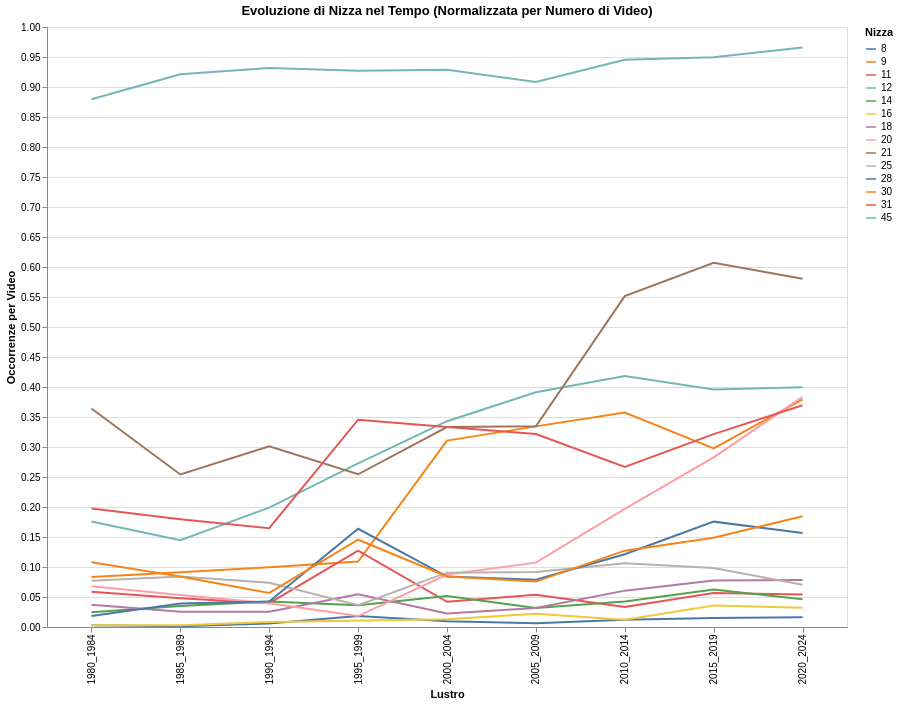

Source (Vega-Lite JSON):
### Vega-Lite specification from a JSON file in a GitHub repository (floating-point values rounded to 4 significant figures)
{"config": {"view": {"continuousWidth": 300, "continuousHeight": 300}}, "data": {"name": "data-b57069cf4dcce01d9b3b6c61dfad7016"}, "mark": {"type": "line"}, "encoding": {"color": {"field": "Nizza", "title": "Nizza", "type": "nominal"}, "x": {"field": "lustro", "title": "Lustro", "type": "ordinal"}, "y": {"field": "normalized_counts", "title": "Occorrenze per Video", "type": "quantitative"}}, "height": 600, "title": "Evoluzione di Nizza nel Tempo (Normalizzata per Numero di Video)", "width": 800, "$schema": "https://vega.github.io/schema/vega-lite/v5.8.0.json", "datasets": {"data-b57069cf4dcce01d9b3b6c61dfad7016": [{"lustro": "1980_1984", "Nizza": 8.0, "counts": 1, "num_videos": 324, "normalized_counts": 0.003086}, {"lustro": "1980_1984", "Nizza": 9.0, "counts": 27, "num_videos": 324, "normalized_counts": 0.08333}, {"lustro": "1980_1984", "Nizza": 11.0, "counts": 19, "num_videos": 324, "normalized_counts": 0.05864}, {"lustro": "1980_1984", "Nizza": 12.0, "counts": 57, "num_videos": 324, "normalized_counts": 0.1759}, {"lustro": "1980_1984", "Nizza": 14.0, "counts": 8, "num_videos": 324, "normalized_counts": 0.02469}, {"lustro": "1980_1984", "Nizza": 16.0, "counts": 1, "num_videos": 324, "normalized_counts": 0.003086}, {"lustro": "1980_1984", "Nizza": 18.0, "counts": 12, "num_videos": 324, "normalized_counts": 0.03704}, {"lustro": "1980_1984", "Nizza": 20.0, "counts": 22, "num_videos": 324, "normalized_counts": 0.0679}, {"lustro": "1980_1984", "Nizza": 21.0, "counts": 118, "num_videos": 324, "normalized_counts": 0.3642}, {"lustro": "1980_1984", "Nizza": 25.0, "counts": 25, "num_videos": 324, "normalized_counts": 0.07716}, {"lustro": "1980_1984", "Nizza": 28.0, "counts": 6, "num_videos": 324, "normalized_counts": 0.01852}, {"lustro": "1980_1984", "Nizza": 30.0, "counts": 35, "num_videos": 324, "normalized_counts": 0.108}, {"lustro": "1980_1984", "Nizza": 31.0, "counts": 64, "num_videos": 324, "normalized_counts": 0.1975}, {"lustro": "1980_1984", "Nizza": 45.0, "counts": 285, "num_videos": 324, "normalized_counts": 0.8796}, {"lustro": "1985_1989", "Nizza": 8.0, "counts": 1, "num_videos": 712, "normalized_counts": 0.001404}, {"lustro": "1985_1989", "Nizza": 9.0, "counts": 65, "num_videos": 712, "normalized_counts": 0.09129}, {"lustro": "1985_1989", "Nizza": 11.0, "counts": 34, "num_videos": 712, "normalized_counts": 0.04775}, {"lustro": "1985_1989", "Nizza": 12.0, "counts": 103, "num_videos": 712, "normalized_counts": 0.1447}, {"lustro": "1985_1989", "Nizza": 14.0, "counts": 25, "num_videos": 712, "normalized_counts": 0.03511}, {"lustro": "1985_1989", "Nizza": 16.0, "counts": 2, "num_videos": 712, "normalized_counts": 0.002809}, {"lustro": "1985_1989", "Nizza": 18.0, "counts": 18, "num_videos": 712, "normalized_counts": 0.02528}, {"lustro": "1985_1989", "Nizza": 20.0, "counts": 38, "num_videos": 712, "normalized_counts": 0.05337}, {"lustro": "1985_1989", "Nizza": 21.0, "counts": 181, "num_videos": 712, "normalized_counts": 0.2542}, {"lustro": "1985_1989", "Nizza": 25.0, "counts": 60, "num_videos": 712, "normalized_counts": 0.08427}, {"lustro": "1985_1989", "Nizza": 28.0, "counts": 28, "num_videos": 712, "normalized_counts": 0.03933}, {"lustro": "1985_1989", "Nizza": 30.0, "counts": 60, "num_videos": 712, "normalized_counts": 0.08427}, {"lustro": "1985_1989", "Nizza": 31.0, "counts": 128, "num_videos": 712, "normalized_counts": 0.1798}, {"lustro": "1985_1989", "Nizza": 45.0, "counts": 656, "num_videos": 712, "normalized_counts": 0.9213}, {"lustro": "1990_1994", "Nizza": 8.0, "counts": 2, "num_videos": 352, "normalized_counts": 0.005682}, {"lustro": "1990_1994", "Nizza": 9.0, "counts": 35, "num_videos": 352, "normalized_counts": 0.09943}, {"lustro": "1990_1994", "Nizza": 11.0, "counts": 14, "num_videos": 352, "normalized_counts": 0.03977}, {"lustro": "1990_1994", "Nizza": 12.0, "counts": 70, "num_videos": 352, "normalized_counts": 0.1989}, {"lustro": "1990_1994", "Nizza": 14.0, "counts": 15, "num_videos": 352, "normalized_counts": 0.04261}, {"lustro": "1990_1994", "Nizza": 16.0, "counts": 3, "num_videos": 352, "normalized_counts": 0.008523}, {"lustro": "1990_1994", "Nizza": 18.0, "counts": 9, "num_videos": 352, "normalized_counts": 0.02557}, {"lustro": "1990_1994", "Nizza": 20.0, "counts": 14, "num_videos": 352, "normalized_counts": 0.03977}, {"lustro": "1990_1994", "Nizza": 21.0, "counts": 106, "num_videos": 352, "normalized_counts": 0.3011}, {"lustro": "1990_1994", "Nizza": 25.0, "counts": 26, "num_videos": 352, "normalized_counts": 0.07386}, {"lustro": "1990_1994", "Nizza": 28.0, "counts": 15, "num_videos": 352, "normalized_counts": 0.04261}, {"lustro": "1990_1994", "Nizza": 30.0, "counts": 20, "num_videos": 352, "normalized_counts": 0.05682}, {"lustro": "1990_1994", "Nizza": 31.0, "counts": 58, "num_videos": 352, "normalized_counts": 0.1648}, {"lustro": "1990_1994", "Nizza": 45.0, "counts": 328, "num_videos": 352, "normalized_counts": 0.9318}, {"lustro": "1995_1999", "Nizza": 8.0, "counts": 1, "num_videos": 55, "normalized_counts": 0.01818}, {"lustro": "1995_1999", "Nizza": 9.0, "counts": 6, "num_videos": 55, "normalized_counts": 0.1091}, {"lustro": "1995_1999", "Nizza": 11.0, "counts": 7, "num_videos": 55, "normalized_counts": 0.1273}, {"lustro": "1995_1999", "Nizza": 12.0, "counts": 15, "num_videos": 55, "normalized_counts": 0.2727}, {"lustro": "1995_1999", "Nizza": 14.0, "counts": 2, "num_videos": 55, "normalized_counts": 0.03636}, {"lustro": "1995_1999", "Nizza": 18.0, "counts": 3, "num_videos": 55, "normalized_counts": 0.05455}, {"lustro": "1995_1999", "Nizza": 20.0, "counts": 1, "num_videos": 55, "normalized_counts": 0.01818}, {"lustro": "1995_1999", "Nizza": 21.0, "counts": 14, "num_videos": 55, "normalized_counts": 0.2545}, {"lustro": "1995_1999", "Nizza": 25.0, "counts": 2, "num_videos": 55, "normalized_counts": 0.03636}, {"lustro": "1995_1999", "Nizza": 28.0, "counts": 9, "num_videos": 55, "normalized_counts": 0.1636}, {"lustro": "1995_1999", "Nizza": 30.0, "counts": 8, "num_videos": 55, "normalized_counts": 0.1455}, {"lustro": "1995_1999", "Nizza": 31.0, "counts": 19, "num_videos": 55, "normalized_counts": 0.3455}, {"lustro": "1995_1999", "Nizza": 45.0, "counts": 51, "num_videos": 55, "normalized_counts": 0.9273}, {"lustro": "2000_2004", "Nizza": 8.0, "counts": 3, "num_videos": 309, "normalized_counts": 0.009709}, {"lustro": "2000_2004", "Nizza": 9.0, "counts": 96, "num_videos": 309, "normalized_counts": 0.3107}, {"lustro": "2000_2004", "Nizza": 11.0, "counts": 13, "num_videos": 309, "normalized_counts": 0.04207}, {"lustro": "2000_2004", "Nizza": 12.0, "counts": 106, "num_videos": 309, "normalized_counts": 0.343}, {"lustro": "2000_2004", "Nizza": 14.0, "counts": 16, "num_videos": 309, "normalized_counts": 0.05178}, {"lustro": "2000_2004", "Nizza": 16.0, "counts": 4, "num_videos": 309, "normalized_counts": 0.01294}, {"lustro": "2000_2004", "Nizza": 18.0, "counts": 7, "num_videos": 309, "normalized_counts": 0.02265}, {"lustro": "2000_2004", "Nizza": 20.0, "counts": 27, "num_videos": 309, "normalized_counts": 0.08738}, {"lustro": "2000_2004", "Nizza": 21.0, "counts": 103, "num_videos": 309, "normalized_counts": 0.3333}, {"lustro": "2000_2004", "Nizza": 25.0, "counts": 28, "num_videos": 309, "normalized_counts": 0.09061}, {"lustro": "2000_2004", "Nizza": 28.0, "counts": 26, "num_videos": 309, "normalized_counts": 0.08414}, {"lustro": "2000_2004", "Nizza": 30.0, "counts": 26, "num_videos": 309, "normalized_counts": 0.08414}, {"lustro": "2000_2004", "Nizza": 31.0, "counts": 103, "num_videos": 309, "normalized_counts": 0.3333}, {"lustro": "2000_2004", "Nizza": 45.0, "counts": 287, "num_videos": 309, "normalized_counts": 0.9288}, {"lustro": "2005_2009", "Nizza": 8.0, "counts": 2, "num_videos": 317, "normalized_counts": 0.006309}, {"lustro": "2005_2009", "Nizza": 9.0, "counts": 106, "num_videos": 317, "normalized_counts": 0.3344}, {"lustro": "2005_2009", "Nizza": 11.0, "counts": 17, "num_videos": 317, "normalized_counts": 0.05363}, {"lustro": "2005_2009", "Nizza": 12.0, "counts": 124, "num_videos": 317, "normalized_counts": 0.3912}, {"lustro": "2005_2009", "Nizza": 14.0, "counts": 10, "num_videos": 317, "normalized_counts": 0.03155}, {"lustro": "2005_2009", "Nizza": 16.0, "counts": 7, "num_videos": 317, "normalized_counts": 0.02208}, {"lustro": "2005_2009", "Nizza": 18.0, "counts": 10, "num_videos": 317, "normalized_counts": 0.03155}, {"lustro": "2005_2009", "Nizza": 20.0, "counts": 34, "num_videos": 317, "normalized_counts": 0.1073}, {"lustro": "2005_2009", "Nizza": 21.0, "counts": 106, "num_videos": 317, "normalized_counts": 0.3344}, {"lustro": "2005_2009", "Nizza": 25.0, "counts": 29, "num_videos": 317, "normalized_counts": 0.09148}, {"lustro": "2005_2009", "Nizza": 28.0, "counts": 25, "num_videos": 317, "normalized_counts": 0.07886}, {"lustro": "2005_2009", "Nizza": 30.0, "counts": 24, "num_videos": 317, "normalized_counts": 0.07571}, {"lustro": "2005_2009", "Nizza": 31.0, "counts": 102, "num_videos": 317, "normalized_counts": 0.3218}, {"lustro": "2005_2009", "Nizza": 45.0, "counts": 288, "num_videos": 317, "normalized_counts": 0.9085}, {"lustro": "2010_2014", "Nizza": 8.0, "counts": 4, "num_videos": 330, "normalized_counts": 0.01212}, {"lustro": "2010_2014", "Nizza": 9.0, "counts": 118, "num_videos": 330, "normalized_counts": 0.3576}, {"lustro": "2010_2014", "Nizza": 11.0, "counts": 11, "num_videos": 330, "normalized_counts": 0.03333}, {"lustro": "2010_2014", "Nizza": 12.0, "counts": 138, "num_videos": 330, "normalized_counts": 0.4182}, {"lustro": "2010_2014", "Nizza": 14.0, "counts": 14, "num_videos": 330, "normalized_counts": 0.04242}, {"lustro": "2010_2014", "Nizza": 16.0, "counts": 4, "num_videos": 330, "normalized_counts": 0.01212}, {"lustro": "2010_2014", "Nizza": 18.0, "counts": 20, "num_videos": 330, "normalized_counts": 0.06061}, {"lustro": "2010_2014", "Nizza": 20.0, "counts": 65, "num_videos": 330, "normalized_counts": 0.197}, {"lustro": "2010_2014", "Nizza": 21.0, "counts": 182, "num_videos": 330, "normalized_counts": 0.5515}, {"lustro": "2010_2014", "Nizza": 25.0, "counts": 35, "num_videos": 330, "normalized_counts": 0.1061}, {"lustro": "2010_2014", "Nizza": 28.0, "counts": 40, "num_videos": 330, "normalized_counts": 0.1212}, {"lustro": "2010_2014", "Nizza": 30.0, "counts": 42, "num_videos": 330, "normalized_counts": 0.1273}, {"lustro": "2010_2014", "Nizza": 31.0, "counts": 88, "num_videos": 330, "normalized_counts": 0.2667}, {"lustro": "2010_2014", "Nizza": 45.0, "counts": 312, "num_videos": 330, "normalized_counts": 0.9455}, {"lustro": "2015_2019", "Nizza": 8.0, "counts": 5, "num_videos": 336, "normalized_counts": 0.01488}, {"lustro": "2015_2019", "Nizza": 9.0, "counts": 100, "num_videos": 336, "normalized_counts": 0.2976}, {"lustro": "2015_2019", "Nizza": 11.0, "counts": 19, "num_videos": 336, "normalized_counts": 0.05655}, {"lustro": "2015_2019", "Nizza": 12.0, "counts": 133, "num_videos": 336, "normalized_counts": 0.3958}, {"lustro": "2015_2019", "Nizza": 14.0, "counts": 21, "num_videos": 336, "normalized_counts": 0.0625}, {"lustro": "2015_2019", "Nizza": 16.0, "counts": 12, "num_videos": 336, "normalized_counts": 0.03571}, {"lustro": "2015_2019", "Nizza": 18.0, "counts": 26, "num_videos": 336, "normalized_counts": 0.07738}, {"lustro": "2015_2019", "Nizza": 20.0, "counts": 95, "num_videos": 336, "normalized_counts": 0.2827}, {"lustro": "2015_2019", "Nizza": 21.0, "counts": 204, "num_videos": 336, "normalized_counts": 0.6071}, {"lustro": "2015_2019", "Nizza": 25.0, "counts": 33, "num_videos": 336, "normalized_counts": 0.09821}, {"lustro": "2015_2019", "Nizza": 28.0, "counts": 59, "num_videos": 336, "normalized_counts": 0.1756}, {"lustro": "2015_2019", "Nizza": 30.0, "counts": 50, "num_videos": 336, "normalized_counts": 0.1488}, {"lustro": "2015_2019", "Nizza": 31.0, "counts": 108, "num_videos": 336, "normalized_counts": 0.3214}, {"lustro": "2015_2019", "Nizza": 45.0, "counts": 319, "num_videos": 336, "normalized_counts": 0.9494}, {"lustro": "2020_2024", "Nizza": 8.0, "counts": 8, "num_videos": 498, "normalized_counts": 0.01606}, {"lustro": "2020_2024", "Nizza": 9.0, "counts": 189, "num_videos": 498, "normalized_counts": 0.3795}, {"lustro": "2020_2024", "Nizza": 11.0, "counts": 27, "num_videos": 498, "normalized_counts": 0.05422}, {"lustro": "2020_2024", "Nizza": 12.0, "counts": 199, "num_videos": 498, "normalized_counts": 0.3996}, {"lustro": "2020_2024", "Nizza": 14.0, "counts": 23, "num_videos": 498, "normalized_counts": 0.04618}, {"lustro": "2020_2024", "Nizza": 16.0, "counts": 16, "num_videos": 498, "normalized_counts": 0.03213}, {"lustro": "2020_2024", "Nizza": 18.0, "counts": 39, "num_videos": 498, "normalized_counts": 0.07831}, {"lustro": "2020_2024", "Nizza": 20.0, "counts": 191, "num_videos": 498, "normalized_counts": 0.3835}, {"lustro": "2020_2024", "Nizza": 21.0, "counts": 289, "num_videos": 498, "normalized_counts": 0.5803}, {"lustro": "2020_2024", "Nizza": 25.0, "counts": 35, "num_videos": 498, "normalized_counts": 0.07028}, {"lustro": "2020_2024", "Nizza": 28.0, "counts": 78, "num_videos": 498, "normalized_counts": 0.1566}, {"lustro": "2020_2024", "Nizza": 30.0, "counts": 92, "num_videos": 498, "normalized_counts": 0.1847}, {"lustro": "2020_2024", "Nizza": 31.0, "counts": 184, "num_videos": 498, "normalized_counts": 0.3695}, {"lustro": "2020_2024", "Nizza": 45.0, "counts": 481, "num_videos": 498, "normalized_counts": 0.9659}]}}
